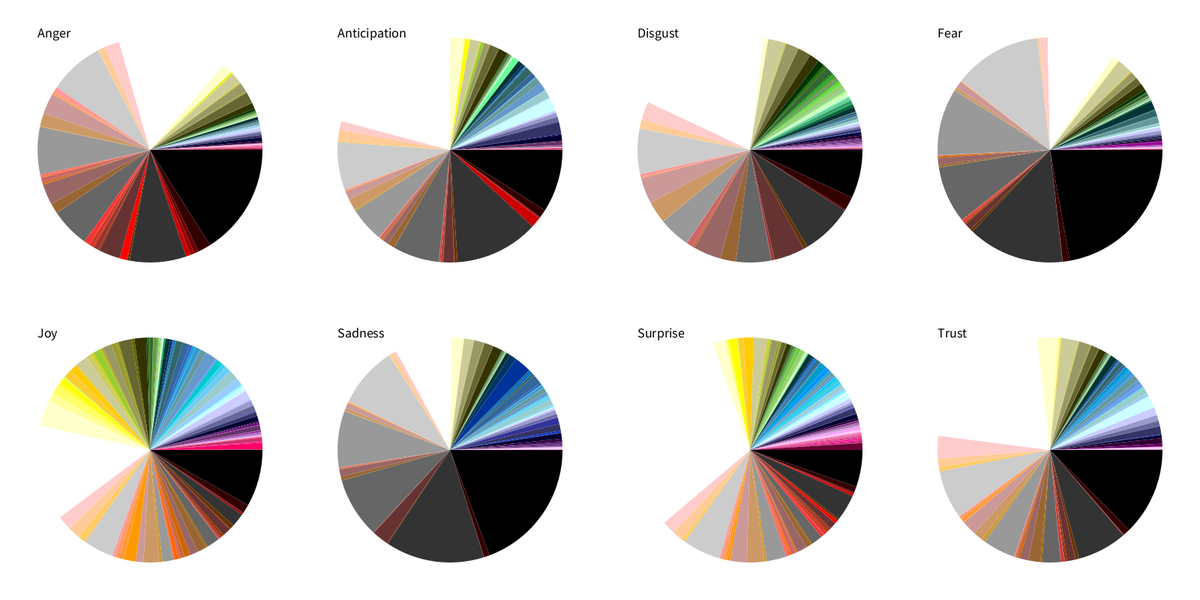
Frame 1 (no input)
Frame 2 (the mouse pressed at the canvas centre, redrawn once): identical to frame 1, image omitted

The Processing sketch that drew this single still picture (run headless with seeded random() and noise(); the mouse was pressed at the canvas centre and the sketch redrawn once):

// Processing sketch: sketch_2016_11_06_Lee_Cattarin_ProcessingVis
// ── sketch_2016_11_06_Lee_Cattarin_ProcessingVis.pde
float[] sadness = {69.40258400936342, 2.9505684324453827, 0.08982929181717904, 0.02458633595662847, 0.00046091636445460567, 51.109867687201, 0.5567071045017973, 0.0012111780658580925, 8.392961420664388, 0.025698040451567133, 0.4023651054772677, 0.0028590244844726056, 0.024765308540209266, 0.0003756985273496051, 0.0014212818387265578, 31.230857942934072, 0.04148192974099616, 2.003946566590219, 3.723690909587089, 0.09253378324526321, 0.08058271375266023, 0.5910162792948712, 0.2324842339666707, 0.037064781468235435, 0.007813729068508603, 29.09647837009976, 0.1929563264697903, 1.5929564067495552, 2.8223434965415404, 0.2782595842598874, 0.32963274731093, 0.08070303513802435, 0.12275259258925149, 31.70053022142235, 0.23181189515531628, 2.3332682091424712, 1.6691325351610227, 29.10098846783618, 6.467196507716963, 0.1010007539836076, 0.009772639206692446, 0.0055601946244915055, 0.005003098937910235, 0.0048352713178294714, 0.001157427497540156, 0.000894801512517834, 8.139625324002294e-05, 0.1669399137709071, 0.004455987383612693, 4.909457779085834, 0.16594262810024443, 0.040121095745368776, 0.012215534612215244, 0.0030724348499148097, 0.0006940225794667197, 0.018663013547442837, 4.90996277217016, 0.5222789075617447, 0.020304446974406257, 0.00541368751571542, 4.531909946688222, 0.1488226742665547, 5.007528969352038, 0.17881074261658586, 0.006878984498984233, 0.13811964949052727, 0.39019349107711615, 0.00013818839591443226, 0.006772131806468918, 0.009606138999440995, 0.05251815266080579, 0.7640207810476043, 0.00013280441318109043, 4.2840133284222834e-05, 0.0007306103007861292, 9.424829322528991e-05, 0.004557045811097274, 0.011128220468687411, 0.0005654897593517387, 2.1420066642111332e-05, 0.03383795620727328, 0.7219246296655567, 8.568026656844525e-05, 0.0, 7.28282265831787e-05, 0.0, 3.332165948029176e-05, 0.0, 0.0026191860465116304, 0.004485304509829114, 0.02391478132380654, 0.11292066024594538, 0.002922613139128975, 0.0018397089811126798, 0.0015318440801407054, 0.0003957056953880676, 5.246252928246095e-05, 4.284013328422284e-06, 0.0023561236380882514, 7.217533377315935e-05, 4.7124146612644745e-05, 0.02534215765460986, 0.004108623985235662, 0.0025234778384800693, 0.004348620125964082, 0.0006806115589031075, 0.0003841654620141026, 0.011804287886741812, 0.0018970475680387018, 0.0007545338344420058, 0.005489704780026487, 2.167478980199396, 3.6619261740006523, 8.831800276363559, 0.09153591478785521, 1.0277532417936448, 1.1257733181822167, 0.0454127763007084, 1.4078820304278254, 4.764779042491067, 1.1647484070292737, 0.10514738059696248, 0.21242441320526828, 0.0693947395641552, 0.17336649271371993, 1.2086307048906813, 0.29189490480836033, 2.1275144341706764, 1.9109212161813103, 0.2982435698784159, 0.2511264924444121, 0.3217996730207644, 0.12494969694147524, 0.19894101631040476, 0.5107919011775289, 0.9640611575798966, 2.9813347135587924, 0.16015715001794886, 0.8925929697147111, 0.03854374389599874, 0.1405591690496254, 0.15557195274583394, 0.5259108622448122, 0.9430551699328406, 0.13291445307202376, 1.8190699082807245, 0.023082672631194696, 0.08099626804375162, 0.19966246184305275, 1.4390346166414958, 0.09585237507244128, 0.00020655083301667913, 0.029030443576638938, 0.00034190558399253796, 0.23961182998046862, 3.418756654530686, 3.5095684968666547, 0.0017466539926689242, 0.8888735420002747, 6.147400546787049e-05, 5.997618659791172e-05, 0.00010739019661860466, 0.13987724871903842, 0.0010967074120760987, 0.0009309716261264216, 0.009886251000328136, 0.2889214142696488, 2.796998943169039, 1.2377124362484972, 0.7958889273902485, 0.05769449323592268, 0.0839512093691345, 0.003006218542800886, 0.0022341827081587646, 5.5119700586064095e-05, 1.713605331368905e-05, 0.0, 8.568026656844526e-06, 1.0616733512454404, 0.6115898502534655, 8.568026656844526e-06, 0.00011995237319582344, 0.10971570416312548, 0.007068214404470329, 0.00031476554269894833, 0.000353278773309522, 0.0, 0.00011582920012058844, 0.24064767944206802, 0.08431762123989284, 0.01098778873553302, 0.002086047706496938, 0.004033939357466403, 0.16568978197196577, 0.008404439993603893, 0.0042925809185847584, 1.1404763695872795, 0.004113050566961555, 0.0036525254357526456, 0.0009600010937212695, 0.04576051145017424, 0.0007833024826967175, 0.0005024004171596497, 0.0012719595795767623, 0.0008914549264638341, 0.013751678237179672, 0.03798540266395384, 4.284013328422284e-06, 0.0005898335459430343, 0.01611026219087568, 1.815560259201486e-05, 0.0009364624372796607, 0.01289574773245944, 0.0013811835908497608, 0.023114784120278266, 0.016485991225686367};
float[] anticipation = {32.41838946866079, 4.241194920258195, 0.4496370693084581, 0.34760689935197925, 5.398939384796719, 43.27425023183716, 1.6415565422576865, 0.12011667901645957, 5.610406402598784, 0.2073179248535806, 0.753543100133684, 0.3557573702183179, 0.7347551220455357, 0.03645878622686212, 0.15053570107253084, 24.04441738104754, 0.13867663852347223, 3.5055224166104666, 3.1194635782158584, 0.10193081163850948, 1.0244868673015104, 1.0859614834038187, 0.058110821411014736, 0.13398207468157505, 0.28105254259740464, 17.97541698814331, 0.6616303964609627, 6.0515578587490095, 4.391015401258493, 0.015872647800495826, 0.414535750598647, 0.2203754331277082, 0.5121725360160524, 24.598531177685437, 0.7467445608142377, 5.579821277596104, 4.541915844786121, 75.16946204952671, 7.237835939928675, 0.452452680785285, 0.017361542076541146, 0.016994446019497053, 2.4942636047934417, 0.008829323491951464, 0.0011097375973302308, 0.0004092724046140196, 0.0, 0.1387669172055144, 0.012127038152939206, 4.628392112295889, 0.5605203179069187, 0.31445899108505054, 0.09323661002849366, 1.6646484917483724, 0.002006414137212856, 0.0062706953825949945, 2.646735682919332, 0.5060458268738149, 0.022481002900644125, 0.009430625013550385, 4.607777771451305, 0.3798684368780227, 4.83971618735875, 0.29240022862836906, 0.012025814065510123, 0.4697347616125284, 0.6919955229527874, 0.05847739889866668, 0.00010869565217391312, 0.03901068537817292, 0.24698267878696958, 0.5785886828976493, 0.0, 0.004994565217391309, 0.0339148311329828, 0.0004829980099428063, 0.00344486152650018, 0.033008491570424243, 0.0, 0.0, 0.04052395686445882, 0.36638474834692647, 2.1739130434782627e-05, 3.2608695652173944e-05, 8.152173913043466e-06, 5.7065217391304214e-05, 0.0036533729687870816, 0.0001405143449533491, 0.007671940580295557, 0.006273929838627726, 0.010785594301384023, 0.6718751931320959, 0.0017752320142209372, 0.004262293144747297, 3.075039356357168, 0.005316224775384587, 0.04402785276654531, 0.0001405143449533491, 0.002038531632387398, 0.00023431398073418385, 2.343139807341839e-05, 0.025576657045941316, 0.013004307664006622, 0.040828901912159474, 0.0011481385055975022, 0.0010762625037695473, 7.029419422025505e-05, 0.018706663678362316, 0.004606687136430008, 0.05604216245574879, 0.03168279429767411, 2.6846712592845425, 1.2320590115206285, 0.3335331508678427, 0.351850681321387, 0.2994522550277136, 0.25479080139116145, 0.012403213301767932, 3.903195453886419, 2.663833681163881, 0.10098667410409964, 0.0023955358137325244, 0.12563573031608458, 0.004213238942004843, 0.16158962731761553, 0.25973188948125403, 0.009208906694329276, 3.316466041760979, 4.385002223307086, 0.06800959665017439, 0.00043910040968616015, 0.0021440473378018343, 0.0012046499737552248, 0.005923554925963662, 0.1591148898023505, 0.13726836507451803, 3.7308559502982854, 0.0021717750792684715, 0.6360745512029331, 0.0012928795924797435, 0.0025900229486319607, 0.014535311742389373, 6.960514599434601, 1.1894427317994989, 0.0055573131764571505, 1.9811485938485922, 2.184117239219897e-07, 0.0010612479947348934, 0.13627148241728224, 2.3434497950873747, 0.006231746945826978, 0.0, 0.0, 0.0007527456706840513, 0.0026778001727613015, 0.37090721198884213, 6.203148612676844, 0.0029492822179260428, 0.009846718014225483, 0.0, 0.0, 0.0, 3.366458058198389e-05, 0.00032084241701287497, 0.0017276130146847092, 0.0022244984581608666, 0.4444971036772637, 3.0675587349180873, 0.3170201138433424, 0.00040668690877880987, 0.0004206955939425964, 0.0, 0.0, 0.0003280395730278573, 0.0, 2.343139807341839e-05, 0.0003983337672481135, 4.6862796146836696e-05, 1.9547473445757355, 0.049758295022904964, 0.0010075501171569912, 0.001124707107524083, 0.012962685699517607, 0.0, 0.0, 1.2340092962033647e-05, 0.0, 0.0005857849518354587, 0.8820222262767803, 0.0016068751851948608, 0.00024797714625811665, 0.0, 0.0002108825826607655, 0.17213923039475781, 0.0018562855036365867, 0.01252352360496397, 0.15570859651540475, 0.009077033381560221, 0.0003405980777138129, 0.007549613796590295, 0.09418223678995494, 0.0010778443113772448, 0.0006449878409443306, 0.23665072500524156, 0.0006641379060570324, 0.38615886860790527, 0.15037521478847038, 0.0001405883884405101, 8.263428718228869e-05, 0.050334607854978196, 0.0005154907576152052, 0.0002935168698430542, 0.12938101714369715, 0.00023192407086443964, 0.04787149079316151, 0.05324091240661919};
float[] joy = {29.334687011541693, 4.535402620379512, 0.3713103745990994, 0.9572136014801116, 0.029480601447691858, 6.88569913513899, 2.406732549854275, 0.1551084394314545, 4.537282890100749, 1.280330080821932, 0.775991204154328, 0.5401077875353802, 0.41585872357156944, 0.11437077473431996, 0.052467146960644605, 6.773534946226815, 0.8624771000241896, 4.785713231132658, 4.104618771105514, 3.1002663453027544, 1.9025302585615453, 1.0730528273451545, 2.105424575535914, 0.7096475996248425, 0.08065693804128295, 5.767886332981604, 1.6026239058534986, 8.08224655261884, 3.949609768678462, 6.091403272629369, 2.547526652840344, 2.234731588924136, 1.3744471256589719, 15.80378890896962, 4.272400592379287, 6.156092200211691, 7.487492617454148, 49.218145373535634, 13.214153541201288, 4.7304963797841, 4.6399494486307535, 1.737455663448726, 3.053937179302544, 0.3938629097944054, 0.23378008037847325, 0.1254604009629426, 0.07703098344227138, 4.407913077968538, 3.9545610477062625, 6.557442367884315, 2.455401457712903, 1.0308284452408216, 0.7566998121338752, 4.004250409428075, 0.46374718954353705, 0.7455671802936716, 4.7522587556817255, 2.642999561675955, 0.938457392533801, 0.28203679045420454, 6.743950229411765, 1.561801134751302, 6.05362193419144, 0.6399073079564757, 0.05636455434982426, 1.098305970044927, 1.8141639205839453, 0.07227669341682454, 0.010477382164715419, 0.11404519284348512, 1.8217776966842032, 0.7050241805217499, 0.0, 0.0013057646160558488, 0.13408948750084662, 0.021010074342631278, 0.25112167978106575, 0.021542541332667257, 0.0, 0.0, 0.5400149716790675, 0.5087069068559636, 0.0023051722641673164, 0.0, 0.0679926413454321, 0.0019068547190276852, 2.3061747264569286e-06, 0.1760893194187081, 0.0009595080241307753, 0.001465521247127269, 0.1598103039925473, 0.7721845407856192, 0.004967240971707188, 0.029484645905715822, 0.0003027869634648135, 0.015601707557074651, 0.03351275414839694, 0.0, 0.0, 0.0, 0.0, 0.022426607963465343, 0.0029352056095164366, 0.002324150943198045, 6.625593147726195e-05, 7.879661804915325e-06, 0.0, 0.096858651103507, 0.7474280222578852, 0.0005892526879419472, 0.07454408741008478, 2.3622537382255744, 1.1809109959169104, 0.28192210789625316, 0.31118441463299057, 0.6009840763615864, 0.4403748744226724, 0.17693287643243003, 3.620524145068857, 3.6086670444179156, 1.701195531119243, 0.07484120351416354, 0.7846102251134771, 0.6351031828820588, 0.2979418772796972, 2.243042690887619, 0.5741766548078612, 3.0568302497666857, 5.772312622310128, 0.9464219883002586, 3.3738140657377103, 0.16187796051846282, 0.01967286576577507, 1.5765457944322372, 0.8340779991375764, 2.5764683583089196, 5.182118918925288, 0.0026195664963197174, 4.037691666156675, 0.025654393253708035, 0.47899246464176165, 0.6980574222709105, 2.5938905653315167, 5.301278574717547, 0.4685876791821018, 2.4271365325379297, 0.0006290944417317712, 0.00027035590210380876, 0.20228962662606992, 3.196731288341025, 0.0038055335036273354, 0.0, 0.0011652871009311405, 0.0, 0.001716989878600459, 0.44669735457598586, 1.975579231683947, 0.0, 0.013459802046943558, 0.0, 0.0, 1.71661376953125e-05, 0.0004150743837709781, 0.0, 8.416643329695159e-05, 0.001853207512419934, 0.03485582539025347, 2.7495860004563384, 0.46471455328683625, 0.4673017655340176, 0.7599854406464909, 0.28209194116252845, 0.0, 0.12077690409520588, 0.01439721217409636, 1.4194867136043598e-05, 1.4194867136043598e-05, 0.020937429025664325, 2.5245706695652834, 0.18646701383189215, 8.58306884765625e-06, 0.0, 0.9243136936168347, 0.1237796570009883, 1.4194867136043598e-05, 0.024219758873230888, 0.176768680445151, 0.0, 0.5274789819657636, 0.24012168410150456, 0.010817082476626229, 0.26932130409525845, 0.004984266094724143, 0.21124758353489614, 0.012131027702400892, 0.0012696939559933606, 0.26130063449091756, 0.14075651629479669, 0.0031252036972357206, 0.033861524712031243, 0.11152183549480706, 0.031248525050298095, 0.21452089639386496, 0.27598486689167984, 0.0347414835705394, 2.0925677879180355, 0.120811263578692, 0.4745031265985405, 3.367949492658999, 0.020129142627945948, 0.0013974020216200068, 0.053104470394459875, 0.031280933871519714, 0.002682466256026611, 0.1396989562094746, 0.1032710865204268};
float[] fear = {79.83393702606116, 3.635005932886313, 0.07662715775029286, 0.05462311847926081, 0.015115927489818956, 49.93347559285635, 1.490536463643482, 0.0012017790863082113, 3.5537671060408735, 0.8166802711749687, 0.2612973966017784, 0.20433629875645287, 0.84878073635947, 0.5563628155330116, 0.20656898978447824, 29.545689740723436, 0.19699435605911136, 1.1746077413074631, 3.535656421501759, 0.7806539898968978, 0.39490860504984815, 0.1823544880633719, 0.0033127685253631508, 0.042084094682273296, 0.03255275922264808, 34.64228274663425, 0.2165344730844609, 1.5267578533584039, 3.702448294798309, 0.03139080194899039, 0.20494877949667062, 0.15284257498953538, 0.0912180985680405, 45.71727157946177, 0.11101384204048102, 1.094231936332899, 3.9561303389677134, 35.069697465480715, 3.546279614731778, 0.063246481256256, 0.04894110478249141, 0.09235427096406945, 0.002063680452838777, 0.007616164546334002, 0.0012544279492272747, 0.00011053471195054441, 0.0, 0.20233734218158883, 0.08070713849594936, 7.796135275276217, 0.17115022795433066, 0.09856750046746462, 0.009563537999267083, 0.12551891664535852, 0.0007432242042171104, 0.4326326941939452, 3.0959798413654727, 0.4601751633923014, 0.013989913054856121, 0.028797733146285046, 3.481960617490926, 0.17459450311433725, 3.706579415284072, 1.615059042912305, 0.0014165897433137237, 0.25816602146005146, 1.6530322650135973, 2.4080654137591492e-05, 0.0006872088716163158, 0.003166420192008541, 0.2968606759991867, 0.9459165336696217, 0.0, 0.00035053482803751643, 0.002204953523622104, 0.0001476697252579078, 0.0035230104028425853, 0.00242749116821749, 0.0, 0.0, 0.04834522291109687, 0.9865216685046538, 0.0, 2.4080654137591492e-05, 4.8161308275183065e-05, 6.0201635343978635e-05, 0.0, 1.4771013153674593e-05, 5.006257822277847e-06, 0.0002766573184944809, 0.006462585646319985, 0.2911090577133226, 0.013317374244307296, 1.183297303447491e-05, 4.551143474798042e-07, 0.0, 0.0, 0.0, 0.0, 0.0, 0.0, 0.11411287749510461, 8.874729775856183e-05, 0.0003003754693366709, 4.551143474798042e-07, 3.731937649334395e-05, 4.1415405620662264e-05, 0.028244242654737316, 0.0010134963686793698, 0.0006480459203805062, 0.67363590175917, 4.308368936659305, 0.06840646433228995, 0.010336089821740535, 0.36306545130575735, 0.03806004431856726, 0.009991953701670768, 4.551143474798042e-07, 3.1376922098640803, 0.06866089929654752, 0.0015936786354889597, 0.004237473626292081, 0.004399684833314381, 0.00012242575947206717, 0.4078796960240118, 0.014340705110598106, 0.00019852429172829655, 3.101518992196632, 0.0889921853011752, 8.932546320397526e-05, 3.094777562862669e-05, 6.371600864717261e-06, 0.006991466605984747, 0.0009266128114688832, 0.08076538003427136, 0.0041286430173646535, 1.3534038687344245, 0.0, 0.06496168173525635, 0.0, 5.82142301985768e-05, 0.016588730926011992, 0.6909324014595365, 1.7224274829646136, 0.0001916157410456104, 1.7159245366269122, 0.0, 4.551143474798042e-07, 0.00037548272588977, 0.7296483443788438, 4.551143474798042e-07, 0.0, 6.462623734213214e-05, 0.0, 2.366594606894982e-05, 0.0033555148481055866, 1.4475735438343185, 0.0, 2.5031289111389236e-05, 0.0, 0.0, 0.0, 1.4563659119353734e-05, 0.0, 0.0, 2.3375166223404255e-05, 0.0038195341472428246, 0.6056120978319648, 0.9444988282552065, 0.0017078414629954468, 0.021909728045195958, 0.1529320344037669, 8.11468881556491e-06, 1.6326426658029796, 0.00047106382978723407, 0.0, 1.9148936170212766e-05, 0.0, 0.1040005206761716, 0.03530473056191435, 0.0, 0.0, 0.37926145067964717, 0.09420510638297873, 0.0, 0.11376382978723404, 0.0, 0.0, 0.17514055010872115, 0.006133764933439526, 0.24594218682443966, 4.595744680851064e-05, 0.010187234042553192, 0.18483115843056622, 0.0023035999544885654, 0.22344893617021278, 0.4613068824195751, 0.01098113840434718, 0.05304255319148936, 0.008224542087870653, 0.014565164584321813, 0.0, 7.281829559676867e-06, 0.012134994146133404, 0.0025826419387871206, 0.016968065618642485, 0.031505019364870865, 0.0, 6.747860549379221e-05, 0.008162889534196341, 7.659574468085105e-06, 6.139540283620557e-05, 0.018445803461516468, 0.001975175340395618, 0.39224304593018083, 0.08062784024886309};
float[] disgust = {25.031181810689684, 6.860355064376345, 0.7769048969298833, 0.02425666594358464, 0.0023171770950228404, 26.648109574328263, 2.148807025235597, 0.0004803338124739039, 15.909193039312738, 0.0934010708774755, 1.291212131340985, 0.024674047197076148, 0.17190382398412796, 2.7553222369508883e-05, 0.0014929955673351463, 18.212890617193896, 0.016767331756161945, 8.120255370337889, 14.36788602122444, 0.011912068845258484, 1.1479280772884675, 3.2883100040549245, 0.0001365598148175772, 0.010101418523307695, 0.1194938378534346, 16.294728260685606, 0.10070189712165362, 11.364515474235803, 13.302354054637329, 6.351235689732246e-05, 0.013739687507403916, 0.5792060210515662, 1.709583198749216, 23.37929878066708, 0.04742474888044331, 4.637570658065967, 9.454867836644887, 71.83271834863382, 2.11007851906367, 0.21105515849839038, 0.001842246298957229, 0.0004681878326546644, 0.0007243055882513744, 0.035751310746048204, 0.003589020457753488, 0.002167516237568379, 0.004534516696011142, 0.001868357570597227, 0.006354240399503761, 8.338463020108495, 0.930449480673875, 0.007094009713675787, 0.0001171785692644211, 0.17446025241545976, 0.008825336967924124, 0.0029030128158881686, 6.6030978975050285, 0.1596691610908407, 0.0003637016952578448, 0.0125288580690492, 6.844351592129043, 0.012464514180976143, 5.1153728419773525, 3.3903505118777955, 0.9793099550869283, 1.0747320206826019, 3.850812151279662, 0.8709906267093719, 0.2980014951247797, 1.1267538239143686, 1.1700181425488476, 1.587868657031867, 0.2575049141581923, 0.49186556319851793, 0.14252662672913624, 0.5178359736539535, 0.40387543887074306, 0.5775918933984844, 0.24708031922444332, 0.001964101281405111, 1.9359584132485517, 1.5612189941381616, 0.2877205668750024, 0.0036844490205264814, 0.004903722523543403, 0.015806277328880017, 0.007894295328665354, 0.09526181727939508, 0.1871459015478301, 0.33545888092570386, 0.7016574912097516, 1.5858496195749576, 0.1538467275931378, 0.01716454568462447, 0.4219351574989264, 0.0005139367030671059, 0.11294295409421751, 0.053842287773237074, 0.0003273549388872001, 0.0012607608075990567, 0.0009282737589781011, 1.0969286661187376, 0.19181736736796753, 0.3722025492751792, 0.03318761809115201, 0.07333923255666215, 0.003958036428061821, 1.426310450481108, 0.3536137071836103, 0.4117571134200694, 1.3927341290968778, 2.51420814149769, 0.1381240138650568, 0.050735238217615504, 0.13031500898746545, 0.0016216877886093123, 0.006843123560444899, 0.03342793121883246, 1.0654834926279033, 0.8739549117461755, 0.08002115681305978, 0.10815566726987362, 0.0016689801418632037, 0.000649091346367913, 0.2873832185527683, 0.019924138492434015, 0.019102101977818982, 1.0990094359684761, 0.21933380485981252, 0.009432041829300708, 0.0006212318203528345, 0.00030402771633592234, 0.008809068028067935, 0.005589823914218203, 0.1086852658958996, 0.06298237699338173, 1.1127578586061126, 0.0008919362750086589, 0.07955550089692208, 0.0005555437337034653, 0.0024939010601064317, 0.010877934895703135, 0.6623878160297203, 1.4454328903504883, 0.007476768770592394, 0.5149471747388568, 0.0, 3.0348432887011865e-05, 0.09090882412159258, 0.7190553204770457, 0.015214796264264238, 0.0, 0.00031854368492526734, 0.00014008124404226994, 0.0034895998386369345, 0.1781552068843885, 1.24457805581096, 0.11777847448038198, 0.057053844096406334, 3.124122357553853e-05, 1.9525764734711554e-05, 1.1492261168695275e-05, 0.0002203609349390336, 0.02243630740523562, 0.028702588397071797, 0.04407373485783508, 0.142735349341092, 1.7432161281577687, 1.2697820057492617, 0.4620287818206772, 0.2758907432645859, 0.08990725668828865, 7.810305893884614e-06, 0.004976985003539715, 3.124122357553853e-05, 1.5620611787769265e-05, 3.905152946942326e-05, 5.857729420413489e-05, 0.7611886626147589, 0.5704875984698754, 3.905152946942326e-05, 0.0005974884008821744, 0.47737867341266166, 0.0012048170703743426, 3.9051529469423255e-06, 0.001392082413272161, 3.9051529469423255e-06, 4.875565148853031e-05, 0.7098355952461224, 0.0066191948454629185, 0.2751469085893367, 0.5993455286580788, 0.004188176898313017, 0.27622283011297954, 0.00048284775170104495, 0.00475259612152744, 0.2095132767557203, 0.05698424600265603, 0.0010179732667435154, 0.11987659555071305, 0.18043723039366982, 0.00010524730474840941, 0.018604004883556922, 0.126753706668166, 0.019903226701012532, 0.20681623753151382, 0.2331961391745108, 5.4672141257192407e-05, 4.295668241636536e-05, 1.5620611787769265e-05, 0.00012789746303185163, 0.00011029793306763107, 0.00819642168490501, 0.04953300732991706, 0.04190232268833575, 0.4275813514939013};
float[] surprise = {19.137066772291128, 2.892083398393228, 0.596046903993864, 0.5215921984368046, 1.129744281616518, 13.615031607047495, 1.113911366399462, 1.6739973349693862, 3.4722040820065874, 0.9617109927396286, 1.1213902360062649, 0.9820685607728928, 1.3002701915191806, 0.22093567936328662, 1.7708409915541443, 5.993528242891263, 0.6900078124920431, 2.739524720028785, 5.08129715326809, 0.4240410721633122, 0.742973371254017, 2.1743849928500953, 0.7157148583114171, 1.035165414113527, 1.174147796611118, 10.123755984411199, 1.2921575649579768, 8.897429637135392, 8.644794583078664, 1.4495938016981085, 1.4420608580078809, 1.3936700971319211, 1.243804906428296, 19.656827293785756, 1.7516116486818227, 5.59501772225312, 6.9714886995861125, 111.05934924712363, 6.1665126744895655, 0.8198006899831317, 0.48475669592377335, 0.8345232205129268, 4.341459066220949, 0.17081476858977296, 0.11335379603293792, 0.03191353442199975, 0.10056078665797182, 2.904812945790436, 5.248583119845891, 6.408897930609935, 0.7092689437951754, 0.8778127184275069, 0.2789984604545094, 0.683612262605794, 0.04704370576402469, 0.2744417065908101, 3.3100459527447064, 1.3933555365944832, 0.21580395810395628, 0.2518226686187967, 2.2118959998700904, 0.4812527179186093, 2.138470535031995, 0.4569614388824302, 0.15928714231159036, 0.48511647568420974, 0.5757309198850963, 0.09531747156985601, 0.41187104477544356, 0.38940288253230454, 0.4312105027349354, 0.4820259569148587, 0.05728457965716502, 0.15321873474113243, 0.07023182448557927, 0.3555934035359653, 1.2178781075341842, 0.3375243410545785, 0.03045554045893718, 0.0016945954106280196, 1.6688502479181695, 0.459756678547887, 0.07727635463362685, 0.016331678642186397, 0.06989435152430441, 0.05859960712014191, 0.04068812299391121, 0.057307812487160305, 0.2089740231056572, 0.11467160957513585, 0.41009482031620365, 0.4417558620000723, 0.018431167520609713, 0.01799495300094717, 0.02378470720015507, 0.013650273658184508, 0.0035482036509026983, 0.008949487866479807, 0.0005208475167519065, 0.010666762993480313, 0.000670887656577919, 0.17259547309895912, 0.10849645996256123, 0.05109180535601025, 0.015604671564796061, 0.008608509701955128, 0.0471133148183254, 0.09070237298048653, 0.04028349910133706, 0.04374433774277103, 0.08460466810995709, 2.374203924488948, 0.7259464714942766, 0.5090833648790888, 0.18559341513081543, 0.4238478001276958, 0.601140703642348, 0.4964392696030656, 1.0630168746199729, 0.8970767439048086, 0.2474150088758992, 0.364867979642016, 3.3303366524282993, 2.5714828544265047, 0.2965472974987218, 1.0933121102720174, 0.1415607260067506, 1.2113709885290669, 1.376206859925616, 0.04998685688141815, 0.13852539190023383, 1.5169203703231722, 1.2498479212521751, 1.6980079645094526, 0.4289376212189581, 0.35061436096710374, 1.7028189296611258, 0.010349588274320611, 1.4190121496457162, 0.1659066721267276, 0.7509635963470961, 0.09347522941615552, 3.887771986399383, 1.9881789427142513, 0.1609788640628107, 0.8295639566387928, 0.06190824660860613, 0.055447476236956644, 0.16351352654007958, 1.2296721049370558, 0.03394795021805128, 0.04314387678751273, 0.25331777090831503, 0.0371873818559929, 0.049152783170870025, 0.37026195991852723, 2.876038320308375, 0.004787713239734299, 0.033730303658799414, 0.00037010303442028974, 0.00014872786027279799, 0.0010381769424637332, 0.06392023294427891, 0.024254604468599037, 0.00550185367127355, 0.01173802915415946, 0.047148378147319404, 2.384741779138676, 1.1577811890425638, 0.0859964968915376, 0.020319814234025166, 0.00804208061597738, 0.015355773299312299, 0.02611857820226211, 0.019344270234067464, 0.1417651485129829, 0.004884417288224787, 0.0009374070763352139, 0.8084921803230322, 0.13672564179034924, 0.03876808498631849, 0.018624684497638832, 0.21434122176052564, 0.09250052470032599, 0.04553138767978162, 0.035663615089239334, 0.003476495910092481, 0.0038427078668647908, 0.5572975410695211, 0.23534460628302242, 0.09635218661635374, 0.04384977123362732, 0.07017925728752836, 0.6843088965911743, 0.14822726225000346, 1.3290879296785159, 1.037691271896916, 0.44678729740368445, 0.32016829910862044, 0.2815192818867398, 0.6715068177790103, 0.1358256129299507, 0.14200065447014795, 0.3386842658574071, 0.5550876613273661, 0.45802701904673404, 0.20023670620012213, 0.6456927550340373, 0.04007386089110535, 0.16194890557658126, 0.3351793707617636, 0.5379833005312662, 0.179992403532456, 0.21731113380851458, 0.2276047093303239, 3.5241137485231135};
float[] anger = {57.70163199530751, 6.801177174840167, 2.296398718941228, 2.0653397460666447, 2.3757664016674163, 29.206229371255468, 1.226572025592043, 4.0176407499029, 11.05378037875186, 0.8139484625638724, 2.4419600817131335, 0.8070286743204023, 1.7547123679835601, 0.5215156380318514, 2.584729047967736, 20.30863328508457, 0.05276184085434151, 5.437058069718402, 10.461155040047819, 0.47625992185572413, 0.9848569065037436, 2.294139206472696, 0.1706727146585445, 0.6177600098306025, 0.8288651045768569, 24.646640727930958, 0.2985128009021177, 6.854189039258935, 10.755399085762518, 0.17462192713923252, 0.38400183827120987, 0.897931807811056, 2.520986205422653, 28.525488825371543, 0.30781586172260816, 3.5967955477507996, 7.7172563655512105, 56.78938454246726, 4.842842332097075, 0.4827314947111104, 0.07815989936808494, 0.0695492019438554, 0.09781434551148495, 0.030638425274872195, 0.07980049687250237, 0.5864333500880085, 0.045565153951391796, 0.5476939754507749, 0.08759885239902458, 5.261247306064538, 0.10121130961348386, 0.04432866992075187, 0.12074173399420275, 0.07234724341128954, 0.25692374686451475, 0.3187851713660174, 4.525787382268669, 0.6419864918559077, 0.06247740364055018, 0.13757988811849595, 5.776823301270182, 0.177264502822114, 3.121741343459248, 1.1808201862710712, 0.15099967298840128, 0.4349287711260907, 0.3792403741372305, 0.021030263717860573, 0.13470684975747862, 0.19775940878186382, 0.1663860936997682, 0.1796769946652854, 0.00013160274360720666, 0.015399410950253505, 0.007697328427451609, 0.07705914539274251, 0.23666133418652985, 0.0904359360533758, 0.0015494328900918257, 0.00017897973130580092, 0.3675150753211505, 0.22704885244194076, 0.00017437609186409645, 0.0, 8.948986565290046e-05, 0.0015706136538172378, 0.0005114381698928173, 0.04166243896176808, 0.02929787234042554, 0.028877909438493554, 0.042126193775422295, 0.4441336973444877, 0.01250115368437802, 7.978209087100254e-05, 0.00011704108143435985, 1.0528219488576523e-05, 1.0528219488576523e-05, 1.0528219488576523e-05, 0.0004211287795430617, 0.0002263567190043956, 0.00035795946261160184, 0.007794582727401349, 0.00022922827547777096, 0.00022922827547777096, 3.158465846572961e-05, 4.826930033413279e-05, 1.5792329232864804e-05, 0.005032907230183782, 0.00010569241723910465, 0.010483877435615829, 0.01974605831426141, 1.5319494792924149, 0.10379618635084994, 0.008043682931134888, 0.0030067810293692037, 0.0020483491401346835, 0.0014478043443649493, 7.426894205206061e-05, 0.769462907723702, 0.18939830015596446, 0.051294449038861566, 0.0003858185845912576, 0.0001061026395924439, 5.879751982270943e-05, 0.003261770740926879, 0.006709120941370052, 0.00197505480955801, 0.8924770514284351, 0.5267840953627931, 0.008452959475196522, 0.00010537196095470737, 3.158465846572961e-05, 0.0015352654114990788, 0.0011368311698459065, 0.004823877410928188, 0.007337992082802224, 0.5233147118803764, 0.002173633842100226, 0.7385848122849329, 0.00011177697169007162, 0.0009311466636105644, 0.03233221221989771, 0.292894553025298, 1.6206723723535763, 0.0239116120053803, 0.6352258161239728, 0.003175411329653251, 0.00210721877063735, 0.049900384061303246, 1.2828029285789297, 0.002365463855653822, 0.0016399592689854752, 0.008127445200707413, 1.607803204887724e-05, 0.002580524143844795, 0.07166198597952392, 1.2565545215315295, 8.536856717266177e-05, 0.0007242223116178955, 5.264109744288281e-06, 1.0528219488576523e-05, 0.0, 0.001061150115225895, 0.00016407971470847464, 0.00013182432927357784, 0.0004229363478062244, 0.017774617828917663, 1.9000283420358937, 0.8436184878310808, 0.022414769820603697, 0.0030814323408241266, 0.00012029953755056673, 8.0390160244386e-06, 2.1056438977153045e-05, 0.0, 0.0, 5.264109744288281e-06, 0.0, 0.2357178816608083, 0.024631568951776636, 5.264109744288281e-05, 0.000494826315963097, 0.01423709737928077, 0.002765421512406881, 0.001149579291494723, 0.001406827804276758, 1.607803204887724e-05, 3.6848768210017846e-05, 0.12483259104896806, 0.006068704112054345, 0.021464896341101932, 0.0006350822659306494, 0.000318785734697394, 0.1923645811516043, 0.0029483793636445677, 0.002146162421080708, 0.2925463677121823, 0.31383189832252134, 0.05714054100171974, 0.42135886591483906, 0.12301423723030085, 6.431212819550871e-05, 0.11992059562346799, 0.14297901043856584, 0.008872774121664834, 0.22016106558950643, 0.142929454665922, 7.369753642003569e-05, 0.002691931213982961, 0.17318630492339987, 1.0528219488576523e-05, 0.0432374171967421, 0.16956403612883708, 0.005414251977816463, 0.28356603234986116, 0.5388700679332034};
float[] trust = {45.369542941067365, 3.457814934753279, 0.1841447017266057, 0.22694911009019067, 0.0893098329938855, 25.704945992667163, 1.7681438512237202, 0.062417639036074446, 4.373464084550081, 1.0798874112000616, 0.4812931584382773, 0.10152389620363585, 1.3789440779038131, 0.0028130003382082084, 0.19188260800927848, 9.59385942962727, 0.8888761369605167, 6.174686575266968, 4.465372951143393, 1.1439950176465559, 0.7232638326702766, 0.6273547211441397, 0.057993271378254586, 0.1541004609393179, 0.32655751727433824, 16.76667657032342, 1.904720243806479, 5.056953245327335, 7.657044857972309, 0.291432510223919, 1.8721540839576585, 1.3194764510530121, 0.35511795705883603, 25.162480500973057, 2.273582463073059, 4.33267468910094, 11.684601939058355, 76.06825885732839, 10.528232902525433, 1.1283320692562626, 0.259097765841164, 0.023347837579741983, 0.0, 0.04043164620328396, 0.009198602138421464, 0.00011655011655011662, 0.051187500000000004, 0.37238322690407777, 0.16744551031453292, 8.198368286998857, 0.6725269039830047, 0.12044674133512952, 0.02013593010279766, 0.04975688520141288, 0.022737567987568014, 0.07749761073531383, 6.014714040520233, 0.44652621904707207, 0.06516523643208005, 0.018723160276112923, 4.080269301768421, 0.2877188812706604, 3.722765913479353, 0.08150031511840955, 0.004922084347668893, 0.133942495479201, 0.8423669844251642, 1.4128508391203703e-06, 0.0030428304756637166, 0.00983710624443554, 0.057304449301180775, 0.7916106057330103, 0.0, 0.0, 8.477105034722212e-06, 0.00065625, 6.626760223765445e-05, 0.00047428647481742695, 0.0, 0.0, 0.28874636491180494, 0.4449109483047884, 0.0, 0.0, 0.0, 0.0, 1.2244707272376526e-05, 0.00043750000000000126, 0.025261070375408534, 0.00020347469350255723, 0.055733127432380965, 0.1659828864487072, 0.00021667847850065892, 4.7095027970678994e-07, 2.6844165943287038e-05, 0.0, 0.0, 0.0, 0.0, 0.0, 0.0, 0.0017376514555919125, 0.0, 1.5541359230324062e-05, 0.0, 0.0, 0.0, 0.032942451998815965, 0.0026454385819753437, 0.0017676771829313975, 0.3168023640952301, 3.3359545106720634, 0.4359073795364311, 0.6840773780092577, 0.18665021775019325, 0.054386083162209206, 0.3152879270493737, 0.2262197730654761, 2.3636239837459727, 1.406189912310038, 0.2783858929777158, 0.006778831495591658, 1.9122643796829744, 0.9708782411134455, 0.00992234107816368, 2.115522843137948, 0.9315266125651258, 3.1169303555377437, 2.556480774730766, 1.7161452493019713, 0.0030880773361976364, 0.020488079889513153, 0.18153054903871418, 0.006198035257758946, 0.7562893984334418, 0.07025410464746681, 3.1969208985755437, 0.0, 1.4624789792432922, 0.0, 5.967299200381913e-05, 0.0046691440661300815, 6.414595337642011, 4.0620112546756095, 0.11106303624496172, 3.0097069311899407, 0.00012385992356288587, 0.00038590991761604026, 0.016015023277621804, 2.6307839546760805, 0.00023845841348492765, 0.0, 3.6734121817129617e-05, 2.8257016782407406e-06, 0.0022288321035879633, 0.21427470405158516, 4.14390731902535, 0.0, 0.045697495340460956, 0.0, 0.0, 0.0, 9.419005594135799e-07, 0.0, 4.7095027970678994e-07, 0.2230878038301137, 0.09726885427499705, 1.593617685732154, 2.8704683050864985, 0.0002078948915813895, 1.4312625595711745, 0.0, 0.0, 2.4801587301587322e-05, 0.0, 0.0, 0.0, 0.0, 0.1358481080435156, 0.0014848873939043202, 0.0, 0.0, 0.010802243079668228, 0.0, 0.0, 6.200396825396813e-05, 0.0, 0.0, 0.07350868904052521, 0.00010195396823578519, 0.013619454118232776, 0.0, 1.2400793650793661e-05, 0.058369478629315324, 0.00025268834219278923, 0.3176454383989667, 0.9022156080446884, 0.003967057322859841, 0.0018229166666666663, 0.01014820055806301, 0.011630422413572455, 0.0, 0.0, 0.0011832563157023453, 0.0014378677179783938, 0.00991494522230131, 0.17639390119554177, 0.0, 0.0, 0.001533124999999999, 0.0, 0.0, 0.016649562163338877, 0.0019869526858052244, 0.012280892891025288, 0.03039321166644831};

color[] codes = {#000000, #330000, #660000, #990000, #cc0000, #333333, #663300, #ff0000, #663333, #993300, #993333, #cc3300, #cc3333, #ff3300, #ff3333, #666666, #996600, #996633, #996666, #cc6600, #cc6633, #cc6666, #ff6600, #ff6633, #ff6666, #999999, #cc9933, #cc9966, #cc9999, #ff9900, #ff9933, #ff9966, #ff9999, #cccccc, #ffcc66, #ffcc99, #ffcccc, #ffffff, #ffffcc, #ffff99, #ffff66, #ffff33, #ffff00, #ccff66, #ccff33, #ccff00, #99ff00, #ffcc33, #ffcc00, #cccc99, #cccc66, #cccc33, #cccc00, #99cc33, #99cc00, #cc9900, #999966, #999933, #999900, #669900, #666633, #666600, #333300, #003300, #006600, #336600, #336633, #009900, #339900, #339933, #669933, #669966, #00cc00, #33cc00, #33cc33, #66cc00, #66cc33, #66cc66, #00ff00, #00ff33, #99cc66, #99cc99, #33ff00, #33ff33, #66ff00, #66ff33, #66ff66, #99ff33, #99ff66, #99ff99, #ccff99, #ccffcc, #99ffcc, #66ffcc, #66ff99, #33ffcc, #33ff99, #33ff66, #00ffcc, #00ff99, #00ff66, #66cc99, #33cc99, #33cc66, #00cc99, #00cc66, #00cc33, #339966, #009966, #009933, #006633, #003333, #003366, #003399, #006666, #006699, #0066cc, #0066ff, #336666, #336699, #3366cc, #009999, #0099cc, #0099ff, #339999, #3399cc, #3399ff, #669999, #6699cc, #6699ff, #00cccc, #00ccff, #33cccc, #33ccff, #66cccc, #66ccff, #99cccc, #00ffff, #99ccff, #33ffff, #66ffff, #99ffff, #ccffff, #ccccff, #9999ff, #9999cc, #9966ff, #6666ff, #6666cc, #666699, #3366ff, #6633ff, #6633cc, #3333ff, #3333cc, #333399, #333366, #0033ff, #0033cc, #6600ff, #3300ff, #3300cc, #330099, #0000ff, #0000cc, #000099, #000066, #000033, #330033, #330066, #660066, #660099, #6600cc, #990099, #9900cc, #9900ff, #cc00cc, #cc00ff, #663366, #663399, #ff00cc, #ff00ff, #993399, #9933cc, #9933ff, #cc33cc, #cc33ff, #ff33ff, #996699, #9966cc, #cc66cc, #cc66ff, #ff66ff, #cc99cc, #cc99ff, #ff99ff, #ffccff, #ff99cc, #ff66cc, #ff6699, #cc6699, #ff33cc, #ff3399, #ff3366, #cc3399, #cc3366, #993366, #ff0099, #ff0066, #ff0033, #cc0099, #cc0066, #cc0033, #990066, #990033, #660033};

void setup() {
  size(1600, 800);
  noStroke();
  noLoop();  // Run once and stop
  colorMode(RGB);
  textSize(18);
}

void draw() {
  background(255);
  fill(0);
  text("Anger", 50, 50);
  pieChart(300, anger, 200, 200);
  fill(0);
  text("Anticipation", 450, 50);
  pieChart(300, anticipation, 600, 200);
  fill(0);
  text("Disgust", 850, 50);
  pieChart(300, disgust, 1000, 200);
  fill(0);
  text("Fear", 1250, 50);
  pieChart(300, fear, 1400, 200);
  fill(0);
  text("Joy", 50, 450);
  pieChart(300, joy, 200, 600);
  fill(0);
  text("Sadness", 450, 450);
  pieChart(300, sadness, 600, 600);
  fill(0);
  text("Surprise", 850, 450);
  pieChart(300, surprise, 1000, 600);
  fill(0);
  text("Trust", 1250, 450);
  pieChart(300, trust, 1400, 600);
  save("2016_11_06_Lee_Cattarin_Emotion_Visualization.png");
}

void pieChart(float diameter, float[] data, int centerx, int centery) {
  float lastAngle = 0;
  for (int i = 0; i < data.length; i++) {
    fill(codes[i]);
    arc(centerx, centery, diameter, diameter, lastAngle, lastAngle+radians(data[i]));
    lastAngle += radians(data[i]);
  }
}
